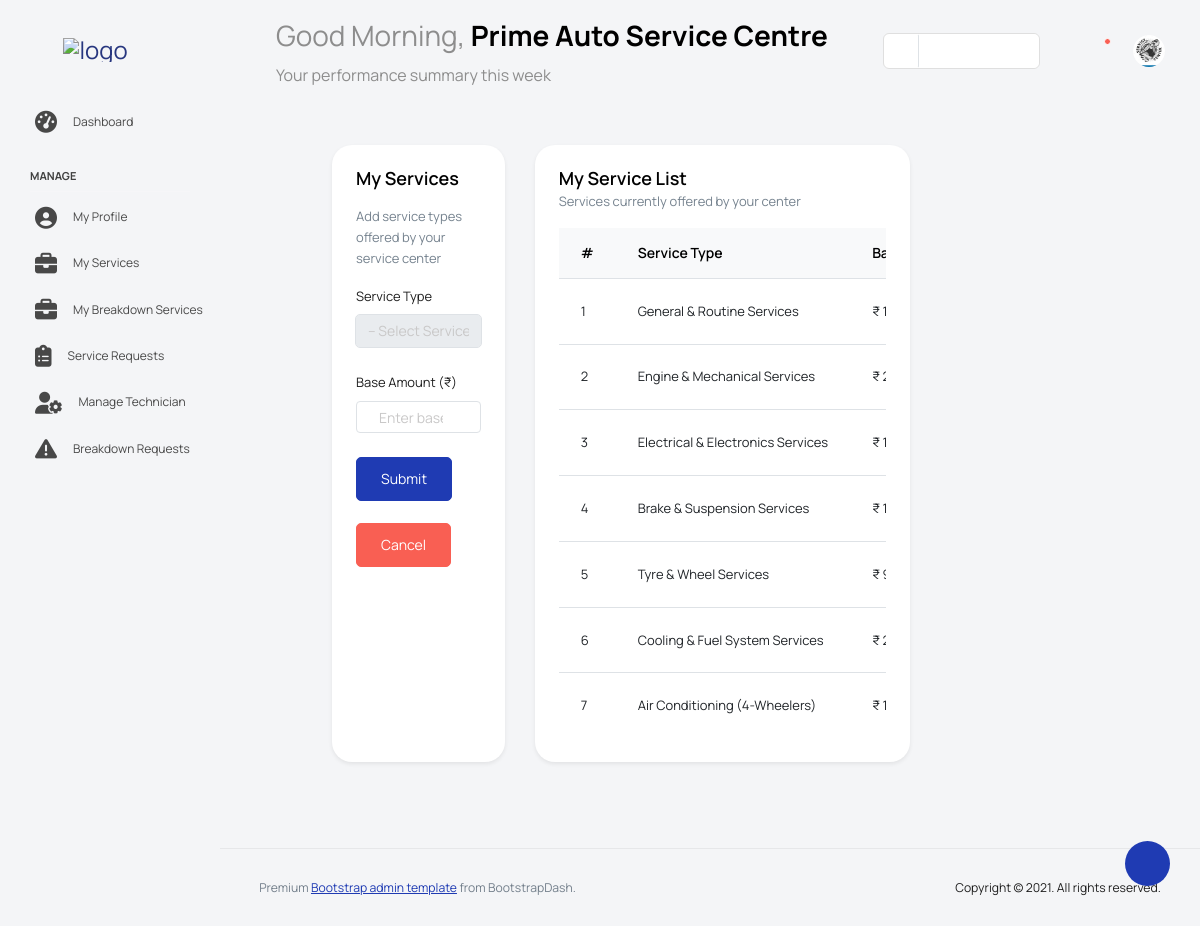
/ServiceCenter/myservices/ (signed in), run on the app's committed database.
### Guest/models.py (models this page shows)
class tbl_servicecenter(models.Model):
    servicecenter_name=models.CharField(max_length=50)
    servicecenter_email=models.CharField(max_length=50)
    servicecenter_contact=models.CharField(max_length=50)
    servicecenter_address=models.CharField(max_length=50)
    servicecenter_logo=models.FileField(upload_to='Assets/ServicecenterDocs/')
    servicecenter_license=models.FileField(upload_to='Assets/ServicecenterDocs/')
    servicecenter_password=models.CharField(max_length=50)
    servicecenter_status=models.IntegerField(default=0)
    servicecenter_regdate=models.DateField(auto_now_add=True)
    place=models.ForeignKey(tbl_place,on_delete=models.CASCADE)

### ServiceCenter/models.py (models this page shows)
class tbl_servicecenterservices(models.Model):
    servicetype=models.ForeignKey(tbl_servicetype,on_delete=models.CASCADE)
    servicecenter=models.ForeignKey(tbl_servicecenter,on_delete=models.CASCADE)
    base_amount=models.DecimalField(max_digits=10, decimal_places=2)

### Admin/models.py (models this page shows)
class tbl_servicetype(models.Model):
    servicetype_name=models.CharField(max_length=50)

### ServiceCenter/views.py (the view)
# urls.py: path('myservices/',views.myservices,name="myservices"),
def myservices(request):
     if 'cid' not in request.session:
      return redirect("Guest:Login")
     else:
        servicetype=tbl_servicetype.objects.all()
        servicecenter=tbl_servicecenter.objects.get(id=request.session['cid'])
        myservices=tbl_servicecenterservices.objects.filter(servicecenter=request.session['cid'])
        if request.method=="POST":
            service_type=tbl_servicetype.objects.get(id=request.POST.get("sel_servicetype"))
            servicecenter=tbl_servicecenter.objects.get(id=request.session['cid'])
            base_amount=request.POST.get("base_amount")
            tbl_servicecenterservices.objects.create(servicetype=service_type,servicecenter=servicecenter,base_amount=base_amount)
            return render(request,"ServiceCenter/MyServices.html",{'msg':"Service added"})
        else:
            return render(request,"ServiceCenter/MyServices.html",{'data':servicetype,'myservices':myservices,'Data':servicecenter})

### ServiceCenter/Templates/ServiceCenter/MyServices.html (shortened to what this page needs)
{% extends 'ServiceCenter/Head_service.html' %}
{% block content %}
<div class="main-panel">
  <div class="content-wrapper">
    <div class="row">
      <div class="col-md-4 grid-margin stretch-card">
        <div class="card shadow-sm">
          <div class="card-body">
            <h4 class="card-title">My Services</h4>
            <p class="card-description mb-3">
              Add service types offered by your service center
            </p>
            <form method="post" class="forms-sample">
              <div class="form-group">
                <label for="sel_servicetype">Service Type</label>
                <select class="form-control"
                        name="sel_servicetype"
                        id="sel_servicetype"
                        required>
                  <option value="">-- Select Service Type --</option>
                </select>
              </div>
              <div class="form-group">
                <label for="base_amount">Base Amount (₹)</label>
                <input type="number"
                       class="form-control"
                       name="base_amount"
                       id="base_amount"
                       min="0"
                       step="0.01"
                       placeholder="Enter base price"
                       value="{{ editservice.base_amount|default:'' }}"
                       required>
              </div>
              <div class="mt-3">
                <button type="submit" class="btn btn-primary me-2">
                 Submit
                </button>
                <br><br>
                <a href="{% url 'ServiceCenter:myservices' %}"
                   class="btn btn-danger">
                  Cancel
                </a>
              </div>
            </form>
          </div>
        </div>
      </div>
      <div class="col-md-8 grid-margin stretch-card">
        <div class="card shadow-sm">
          <div class="card-body">
            <div class="d-flex align-items-center justify-content-between mb-3">
              <div>
                <h4 class="card-title mb-1">My Service List</h4>
                <p class="card-description mb-0">
                  Services currently offered by your center
                </p>
              </div>
            </div>
            <div class="table-responsive">
              <table class="table table-hover align-middle">
                <thead class="table-light">
                  <tr>
                    <th style="width:70px;">#</th>
                    <th>Service Type</th>
                    <th>Base Amount (₹)</th>
                  </tr>
                </thead>
                <tbody>
                  {% for i in myservices %}
                  <tr>
                    <td>{{ forloop.counter }}</td>
                    <td>{{ i.servicetype.servicetype_name }}</td>
                    <td>₹ {{ i.base_amount }}</td>
                  </tr>
                  {% endfor %}
                </tbody>
              </table>
            </div>
          </div>
        </div>
      </div>
    </div>
  </div>
</div>
{% endblock content %}

### ServiceCenter/Templates/ServiceCenter/Head_service.html (shortened to what this page needs)
{% load static %}
<!DOCTYPE html>
<html lang="en">
<head>
  <link rel="stylesheet" href="{% static 'ServiceCenter/vendors/feather/feather.css' %}">
  <link rel="stylesheet" href="{% static 'ServiceCenter/vendors/mdi/css/materialdesignicons.min.css' %}">
  <link rel="stylesheet" href="{% static 'ServiceCenter/vendors/ti-icons/css/themify-icons.css' %}">
  <link rel="stylesheet" href="{% static 'ServiceCenter/vendors/typicons/typicons.css' %}">
  <link rel="stylesheet" href="{% static 'ServiceCenter/vendors/simple-line-icons/css/simple-line-icons.css' %}">
  <link rel="stylesheet" href="{% static 'ServiceCenter/vendors/css/vendor.bundle.base.css' %}">
  <link rel="stylesheet" href="{% static 'ServiceCenter/vendors/datatables.net-bs4/dataTables.bootstrap4.css' %}">
  <link rel="stylesheet" href="{% static 'ServiceCenter/js/select.dataTables.min.css' %}">
  <link rel="stylesheet" href="{% static 'ServiceCenter/css/vertical-layout-light/style.css' %}">
  <link rel="stylesheet" href="https://cdnjs.cloudflare.com/ajax/libs/font-awesome/6.5.0/css/all.min.css">
</head>
<body>
<div class="container-scroller">
  <nav class="navbar default-layout col-lg-12 col-12 p-0 fixed-top d-flex align-items-top flex-row">
    <div class="text-center navbar-brand-wrapper d-flex align-items-center justify-content-start">
      <div class="me-3">
        <button class="navbar-toggler navbar-toggler align-self-center" type="button" data-bs-toggle="minimize">
          <span class="icon-menu"></span>
        </button>
      </div>
      <div>
        <a class="navbar-brand brand-logo" href="{% url 'ServiceCenter:HomePage' %}">
          <img src="{% static 'ServiceCenter/images/GarageLive.png' %}" alt="logo">
        </a>
      </div>
    </div>
    <div class="navbar-menu-wrapper d-flex align-items-top">
      <ul class="navbar-nav">
        <li class="nav-item font-weight-semibold d-none d-lg-block ms-0">
          <h1 class="welcome-text">
            <span id="greeting"></span>,
            <span class="text-black fw-bold">{{ Data.servicecenter_name }}</span>
          </h1>
          <h3 class="welcome-sub-text">Your performance summary this week</h3>
        </li>
      </ul>
      <ul class="navbar-nav ms-auto">
        <li class="nav-item d-none d-lg-block">
          <div id="datepicker-popup" class="input-group date datepicker navbar-date-picker">
            <span class="input-group-addon input-group-prepend border-right">
              <span class="icon-calendar input-group-text calendar-icon"></span>
            </span>
            <input type="text" class="form-control">
          </div>
        </li>
        <li class="nav-item dropdown">
          <a class="nav-link count-indicator" id="notificationDropdown" href="#" data-bs-toggle="dropdown">
            <i class="icon-mail icon-lg"></i>
          </a>
        </li>
        <li class="nav-item dropdown">
          <a class="nav-link count-indicator" id="countDropdown" href="#" data-bs-toggle="dropdown" aria-expanded="false">
            <i class="icon-bell"></i>
            <span class="count"></span>
          </a>
        </li>
        <li class="nav-item dropdown d-none d-lg-block user-dropdown">
          <a class="nav-link" id="UserDropdown" href="#" data-bs-toggle="dropdown" aria-expanded="false">
            <img class="img-xs rounded-circle" src="{{ Data.servicecenter_logo.url }}" alt="Profile image">
          </a>
        </li>
      </ul>
    </div>
  </nav>
  <div class="container-fluid page-body-wrapper">
    <div class="theme-setting-wrapper">
      <div id="settings-trigger"><i class="ti-settings"></i></div>
    </div>
    <nav class="sidebar sidebar-offcanvas" id="sidebar">
      <ul class="nav">
        <li class="nav-item">
          <a class="nav-link" href="{% url 'ServiceCenter:HomePage' %}">
            <i class="menu-icon fa-solid fa-tachometer-alt"></i>
            <span class="menu-title">Dashboard</span>
          </a>
        </li>
        <li class="nav-item nav-category">Manage</li>
        <li class="nav-item">
          <a class="nav-link" href="{% url 'ServiceCenter:profile' %}">
            <i class="menu-icon fa-solid fa-user-circle"></i>
            <span class="menu-title">My Profile</span>
          </a>
        </li>
        <li class="nav-item">
          <a class="nav-link" href="{% url 'ServiceCenter:myservices' %}">
            <i class="menu-icon fa-solid fa-briefcase"></i>
            <span class="menu-title">My Services</span>
          </a>
        </li>
         <li class="nav-item">
            <a class="nav-link" href="{% url 'ServiceCenter:my_breakdown_services' %}">
              <i class="menu-icon fa-solid fa-briefcase"></i>
              <span class="menu-title">My Breakdown Services</span>
            </a>
          </li>
        <li class="nav-item">
          <a class="nav-link" href="{% url 'ServiceCenter:service_request' %}">
            <i class="menu-icon fa-solid fa-clipboard-list"></i>
            <span class="menu-title">Service Requests</span>
          </a>
        </li>
        <li class="nav-item">
          <a class="nav-link" href="{% url 'ServiceCenter:technician' %}">
            <i class="menu-icon fa-solid fa-user-cog"></i>
            <span class="menu-title">Manage Technician</span>
          </a>
        </li>
          <li class="nav-item">
            <a class="nav-link" href="{% url 'ServiceCenter:breakdownrequest' %}">
              <i class="menu-icon fa-solid - fa-triangle-exclamation"></i>
              <span class="menu-title">Breakdown Requests</span>
            </a>
          </li>
      </ul>
    </nav>
    <div class="main-panel">
      <div class="content-wrapper">
        {% block content %}
        {% endblock content %}
      </div>
      <footer class="footer">
        <div class="d-sm-flex justify-content-center justify-content-sm-between">
          <span class="text-muted text-center text-sm-left d-block d-sm-inline-block">
            Premium <a href="https://www.bootstrapdash.com/" target="_blank">Bootstrap admin template</a> from BootstrapDash.
          </span>
          <span class="float-none float-sm-right d-block mt-1 mt-sm-0 text-center">
            Copyright © 2021. All rights reserved.
          </span>
        </div>
      </footer>
    </div>
  </div>
</div>
</body>
</html>

### data on the page
tbl_servicecenter: servicecenter_name "Prime Auto Service Centre", servicecenter_logo (picture)
tbl_servicecenterservices: servicetype.servicetype_name "General & Routine Services"
tbl_servicecenterservices: servicetype.servicetype_name "Engine & Mechanical Services"
tbl_servicecenterservices: servicetype.servicetype_name "Electrical & Electronics Services"
tbl_servicecenterservices: servicetype.servicetype_name "Brake & Suspension Services"
tbl_servicecenterservices: servicetype.servicetype_name "Tyre & Wheel Services"
tbl_servicecenterservices: servicetype.servicetype_name "Cooling & Fuel System Services"
tbl_servicecenterservices: servicetype.servicetype_name "Air Conditioning (4-Wheelers)"
